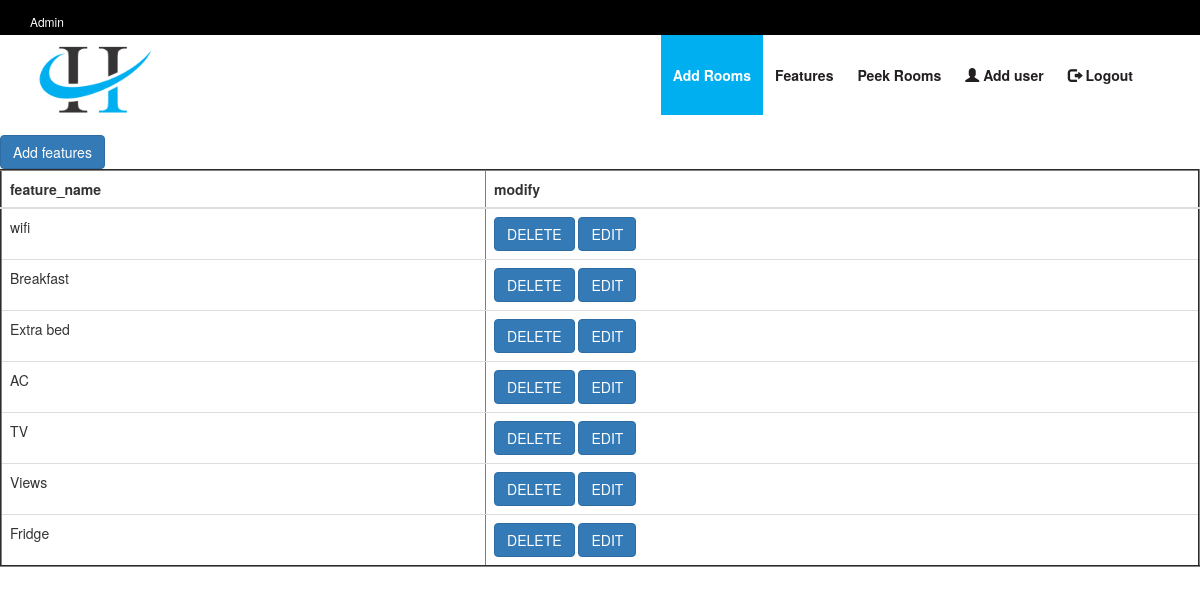
The app's page /admin/featurelist.php with its own data.
### tables this page shows
CREATE TABLE `features` (
  `feature_id` int(11) NOT NULL,
  `feature_name` varchar(225) NOT NULL
);

### admin/featurelist.php (the view)
<?php
include('connect.php');
include('header.php');
$sql_query = mysqli_query($connection,"SELECT * from features");
?>
 <div class="table-responsive">
    <table class="table" border=" 2px solid blue">
	 <thead>
	  <tr>
	   <th>feature_name</th>
	   <th>modify</th>
	  </tr>
	 </thead>
	 <tbody>
	<?php
	while($row=mysqli_fetch_row($sql_query)){
		echo"<tr>";
		echo"<td>".$row[1]."</td>";
		echo '<td><button type="button" class="btn btn-primary"><a  href="featuredlt.php?feature_id='.$row[0].'" style="color:#fff;">DELETE</a></button>
				  <button type="button" class="btn btn-primary"><a  href="featureedit.php?feature_id='.$row[0].'" style="color:#fff;">EDIT</a></button>
			</td>';
		echo"</tr>";
	}
	?>
	<a href="feature.php" class="btn btn-primary btn-md" type="button">Add features</a>
	</tbody>
	</table>
</div>

### records on screen
features: feature_name "wifi"
features: feature_name "Breakfast"
features: feature_name "Extra bed"
features: feature_name "AC"
features: feature_name "TV"
features: feature_name "Views"
features: feature_name "Fridge"
